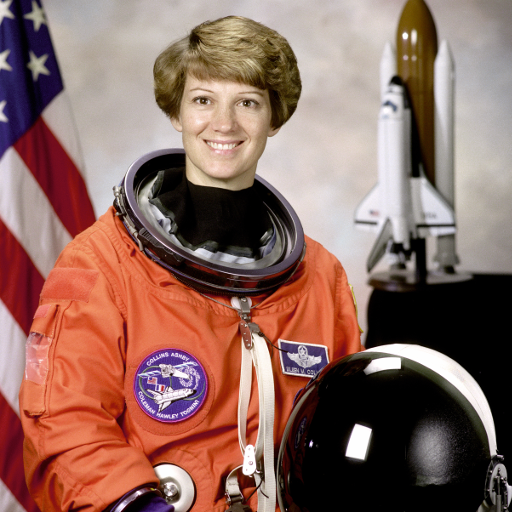
#> input picture skimage.data.astronaut(), 512 x 512 px
$ python 'R030 Achintya Kamath Computer Vision Experiment 2.py'
#> lines starting #> are read from the running program, lines starting #| are printed output that depends on the picture; after the words box and inside, x2 and y2 are one past the last pixel; in counts of white or black regions, pixels touching at a corner belong together
#> further down, ImageOne is the input picture: shape (512, 512, 3); mean R, G, B 141.6, 105.8, 96.5

'''
Name: Achintya Kamath
Roll Number: R030
MBA Tech Artificial Intelligence
Computer Vision Experiment 2 : To highlight Edges using DoG (Difference of Gaussian) and LoG (Laplacian of Gaussian).
25th July 2024
'''

import cv2 as cv
from skimage import data
from skimage.color import rgb2gray
import numpy as np
import matplotlib.pyplot as plt

def DoG(rawImage):

    greyImage = rgb2gray(rawImage)

    '''
    The image is in RGB format. Which means it has 3 channels/matrices (Red, Green, Blue). The grey image is a single channel/matrix. The grey image is obtained by taking the average of the 3 channels.)
    '''

    print("Shape of Original Image: ", rawImage.shape, "\nShape of Grey Image: ", greyImage.shape)
#| Shape of Original Image:  (512, 512, 3)
#| Shape of Grey Image:  (512, 512)

    plt.subplot(1, 2, 1)
    plt.title("Original Image")
    plt.imshow(rawImage)

    plt.subplot(1, 2, 2)
    plt.title("Grey Image")
    plt.imshow(greyImage, cmap='grey')
    plt.show()

    '''
    cmap is set to grey so as to represent the lowest intensity value as black and the highest intensity value as white. This is because the with respect to the screen, the lowest intensity value will be green and the highest intensity value will be red.
    '''

    # Applying Gaussian Blurs of varying deviations to the Grey Image #
    sigmaOne = cv.GaussianBlur(greyImage, (31, 31), 1) # Standard Deviation = 1, Filter Size = 31x31
    sigmaTwo = cv.GaussianBlur(greyImage, (31, 31), 2) # Standard Deviation = 2, Filter Size = 31x31
    sigmaThree = cv.GaussianBlur(greyImage, (31, 31), 3) # Standard Deviation = 3, Filter Size = 31x31
    sigmaFour = cv.GaussianBlur(greyImage, (31, 31), 4) # Standard Deviation = 4, Filter Size = 31x31
    sigmaSeven = cv.GaussianBlur(greyImage, (31, 31), 7) # Standard Deviation = 7, Filter Size = 31x31

    plt.subplot(2, 3, 1)
    plt.title("Original Greyscale Image.")
    plt.imshow(greyImage, cmap='gray')

    plt.subplot(2, 3, 2)
    plt.title("Sigma = 1")
    plt.imshow(sigmaOne, cmap='gray')

    plt.subplot(2, 3, 3)
    plt.title("Sigma = 2")
    plt.imshow(sigmaTwo, cmap='gray')

    plt.subplot(2, 3, 4)
    plt.title("Sigma = 3")
    plt.imshow(sigmaThree, cmap='gray')

    plt.subplot(2, 3, 5)
    plt.title("Sigma = 4")
    plt.imshow(sigmaFour, cmap='gray')

    plt.subplot(2, 3, 6)
    plt.title("Sigma = 7")
    plt.imshow(sigmaSeven, cmap='gray')

    plt.show()

    # Now, Finding the Difference of Gaussians #

    Doggy_One_Seven = sigmaOne - sigmaSeven
    Doggy_Two_Seven = sigmaTwo - sigmaSeven
    Doggy_Three_Seven = sigmaThree - sigmaSeven
    Doggy_Four_Seven = sigmaFour - sigmaSeven
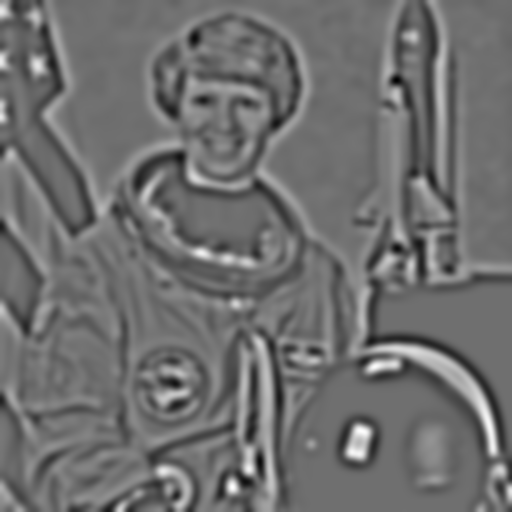
#> Doggy_Four_Seven: shape (512, 512) float64; min -0.171, max 0.22, mean 4.54e-06; drawn with min black and max white

    max_max_max = np.max(Doggy_One_Seven)
#> max_max_max = 0.654
    threshold = max_max_max * 0.2
#> threshold = 0.131

    Doggy_One_Seven[np.abs(Doggy_One_Seven) > threshold] = 255
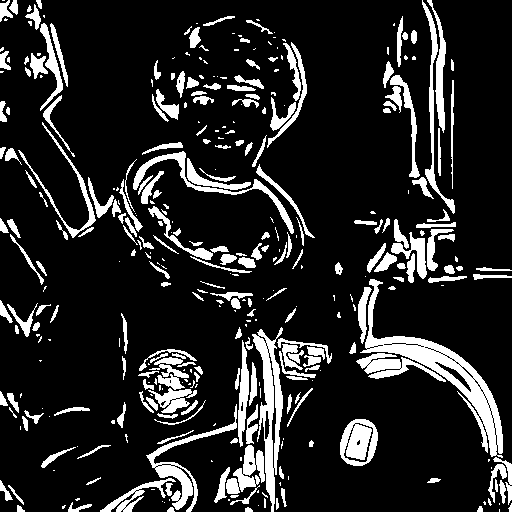
#> Doggy_One_Seven: shape (512, 512) float64; min -0.131, max 255, mean 38.4; drawn with min black and max white
    Doggy_Two_Seven[np.abs(Doggy_Two_Seven) > threshold] = 255
#> Doggy_Two_Seven: shape (512, 512) float64; min -0.131, max 255, mean 23.4
    Doggy_Three_Seven[np.abs(Doggy_Three_Seven) > threshold] = 255
#> Doggy_Three_Seven: shape (512, 512) float64; min -0.131, max 255, mean 10.5
    Doggy_Four_Seven[np.abs(Doggy_Four_Seven) > threshold] = 255
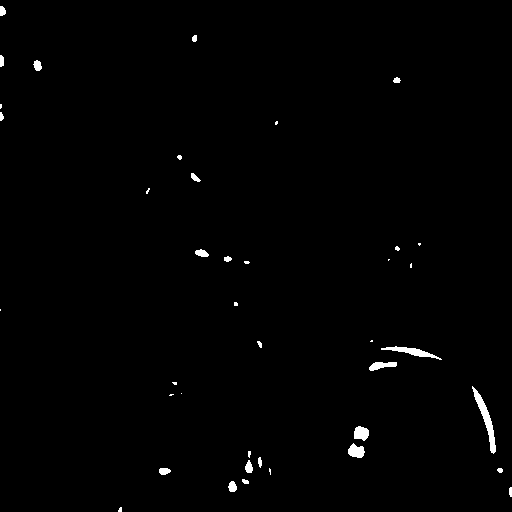
#> Doggy_Four_Seven: shape (512, 512) float64; 0.82% of pixels changed, all inside (x1, y1, x2, y2) = (0, 6, 512, 512); drawn with min black and max white

    plt.subplot(2, 2, 1)
    plt.title("DoG of Sigma=1 and Sigma=7.")
    plt.imshow(Doggy_One_Seven, cmap='gray')

    plt.subplot(2, 2, 2)
    plt.title("DoG of Sigma=2 and Sigma=7.")
    plt.imshow(Doggy_Two_Seven, cmap='gray')

    plt.subplot(2, 2, 3)
    plt.title("DoG of Sigma=3 and Sigma=7.")
    plt.imshow(Doggy_Three_Seven, cmap='gray')

    plt.subplot(2, 2, 4)
    plt.title("DoG of Sigma=4 and Sigma=7.")
    plt.imshow(Doggy_Four_Seven, cmap='gray')

    plt.show()

def LoG():

    rawImg = cv.imread(r"D:\Achintya\Achintya's Stuff\Gitty Things\Academia Stash\Academia-Stash\Computer Vision\dhoni.jpg", cv.IMREAD_COLOR)
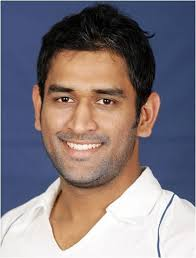
#> input picture Computer Vision/dhoni.jpg, 196 x 258 px, found by its file name
#> rawImg is the input picture: shape (258, 196, 3); mean B, G, R 126.1, 121.2, 130.8
    colorImg = cv.cvtColor(rawImg, cv.COLOR_BGR2RGB)

    # Converting from BGR to RGB #

    GaussyImg = cv.GaussianBlur(colorImg, (3, 3), 1)
    grayImg = cv.cvtColor(GaussyImg, cv.COLOR_RGB2GRAY)
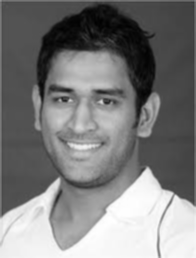
#> grayImg: shape (258, 196); min 1, max 255, mean 124.2

    # Ploting the Things #

    plt.subplot(1, 2, 1)
    plt.imshow(colorImg)
    plt.title("Original Image")

    plt.subplot(1, 2, 2)
    plt.imshow(grayImg, cmap='gray')
    plt.title("Grey Image")

    plt.show()

    laplaceImage = cv.Laplacian(grayImg, cv.CV_16S, ksize=3)
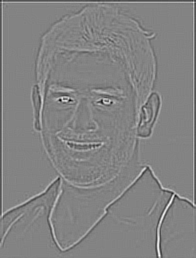
#> laplaceImage: shape (258, 196) int16; min -366, max 344, mean -0.9; drawn with min black and max white
    thresholded_laplaceImage = laplaceImage
    max_max_max = np.max(laplaceImage)
#> max_max_max = 344
    threshold = max_max_max * 0.1
#> threshold = 34.4

    laplaceImage[np.abs(laplaceImage) > threshold] = 255
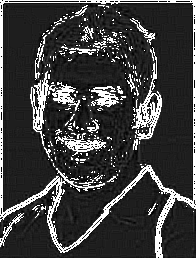
#> laplaceImage: shape (258, 196) int16; 14.8% of pixels changed, all inside (x1, y1, x2, y2) = (0, 0, 196, 258); drawn with min black and max white

    plt.subplot(1, 3, 1)
    plt.imshow(grayImg, cmap='gray')
    plt.title("Gray Image")

    plt.subplot(1, 3, 2)
    plt.imshow(laplaceImage, cmap='gray')
    plt.title("Laplacian Image")

    plt.subplot(1, 3, 3)
    plt.imshow(thresholded_laplaceImage, cmap='gray')
    plt.title("Laplacian Thresholded Image")
    plt.show()

ImageOne = data.astronaut()
DoG(ImageOne)
LoG()

'''
Conclusion:
For DoG,
Difference of Gaussians is a technique used to highlight the edges of the given image of the astronaut.
For DoG with Sigma=1 and Sigma=7, fine details of the image are highlighted.
For Dog with Sigma=4 and Sigma=7, fine details disappear and only the outline of the astronaut are visible.

For Sigma=1, filtered image has blurred fine details.
For Sigma=7, filtered image has removed fine details.

Therefore, Difference of Gaussian shows fine details of the image.

For Sigma=4, filtered image has coarse/sparse detais.
For Sigma=4, filtered image has removed fine details.

Therefore the Difference of Gaussian is zero.

Talking about thresholding, for a threshold 0.2, only scattered spots are visible. Whereas at a threshold of 0.05 a thin outline is visible for Sigma=7.

For LoG,
LoG of the image is done to show the edges of the image Dhoni.
We used a filter size of 3x3 and a threshold of 1.8 to get more edges.
The edges are clearly visible in the Laplacian Image after thresholding.
'''

# Cautiously Crafted By Achintya Kamath/Redzwinger #
